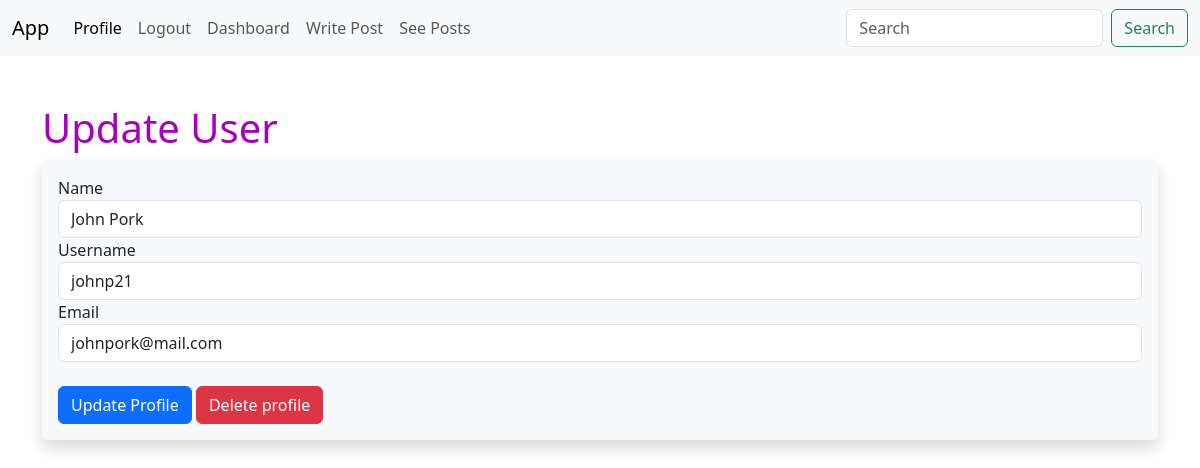
The app's page /update/1 (signed in) with its own data.
### app.py (models this page shows, shortened)
class Users(db.Model, UserMixin):
    id = db.Column(db.Integer, primary_key=True)
    username = db.Column(db.String(20), nullable=False, unique=True)
    name = db.Column(db.String(100), nullable=False)
    email = db.Column(db.String(100), nullable=False, unique=True)
    date_added = db.Column(db.DateTime, default=datetime.now())
    password_hash = db.Column(db.String(128))
    @property
    def password(self):
        raise AttributeError('Password is not a readable attribute')

### app.py (the view)
@app.route('/update/<int:id>', methods=['GET', 'POST'])
@login_required
def update(id):
    form = UserForm()
    name_to_update = Users.query.get_or_404(id)
    if request.method == "POST":
        name_to_update.name = request.form['name']
        name_to_update.email = request.form['email']
        name_to_update.username = request.form['username']
        try:
            db.session.commit()
            flash("User updated successfully")
            return render_template('update.html',
                                    form = form,
                                    name_to_update = name_to_update,
                                    id = id)
        except:
            flash("Error")
            return render_template('update.html',
                                    form = form,
                                    name_to_update = name_to_update,
                                    id = id)
    else:
        return render_template('update.html',
                                form = form,
                                name_to_update = name_to_update,
                                id = id )

### webforms.py
class UserForm(FlaskForm):
    name = StringField('Name', validators=[DataRequired()])
    email = StringField('Email', validators=[DataRequired()])
    username = StringField('Username', validators=[DataRequired()])
    password_hash = PasswordField('Password',
                                  validators=[DataRequired(), EqualTo('password_hash2', message='Passwords not matching')])
    password_hash2 = PasswordField('Confirm Password',
                                   validators=[DataRequired()])
    submit = SubmitField('Update Profile')

### app.py (called while the page is built)
@login_manager.user_loader
def load_user(user_id):
    return Users.query.get(int(user_id))

### templates/update.html (shortened to what this page needs)
{% extends 'base.html' %}
{% block content%}
    {% if id == current_user.id %}
        <h1>Update User</h1>
        <div class="shadow p-3 mb-5 bg-body-tertiary rounded">
            <form action="/update/{{name_to_update.id}}" method="POST">
                <div>
                    {{ form.name.label }} {{ form.name(class="form-control", value=name_to_update.name) }}
                </div>
                <div>
                    {{ form.username.label }} {{ form.username(class="form-control", value=name_to_update.username) }}
                </div>
                <div>
                    {{ form.email.label }} {{ form.email(class="form-control", value=name_to_update.email) }}
                </div>
                <div>
                    <br>
                    {{form.submit(class="btn btn-primary")}}
                    <a href="{{ url_for('delete', id=id )}}" class="btn btn-danger">Delete profile</a>
                </div>
            </form>
        </div>
    {% else %}
    <div class="alert alert-warning alert-dismissible fade show" role="alert">
        You can't edit this user
        <button type="button" class="btn-close" data-bs-dismiss="alert" aria-label="Close"></button>
    </div>
    <h2>Acces denied</h2>
    {% endif %}
{% endblock %}

### static/css/style.css (style rules this page uses)
h1 { color: rgb(166, 0, 188) }

### records on screen
Users: name "John Pork", username "johnp21", email "johnpork@mail.com"
